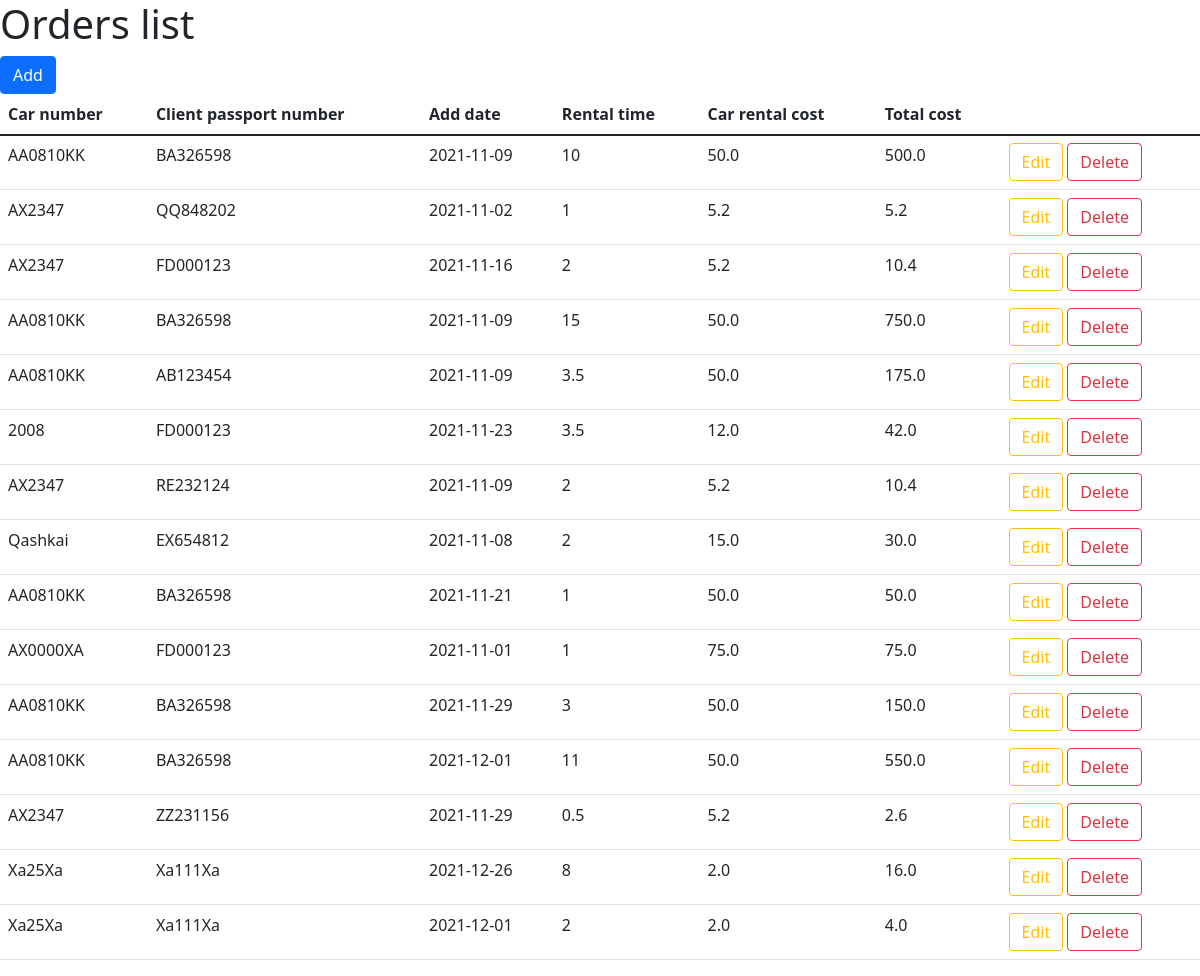
Page /orders-list on the earlier database version.
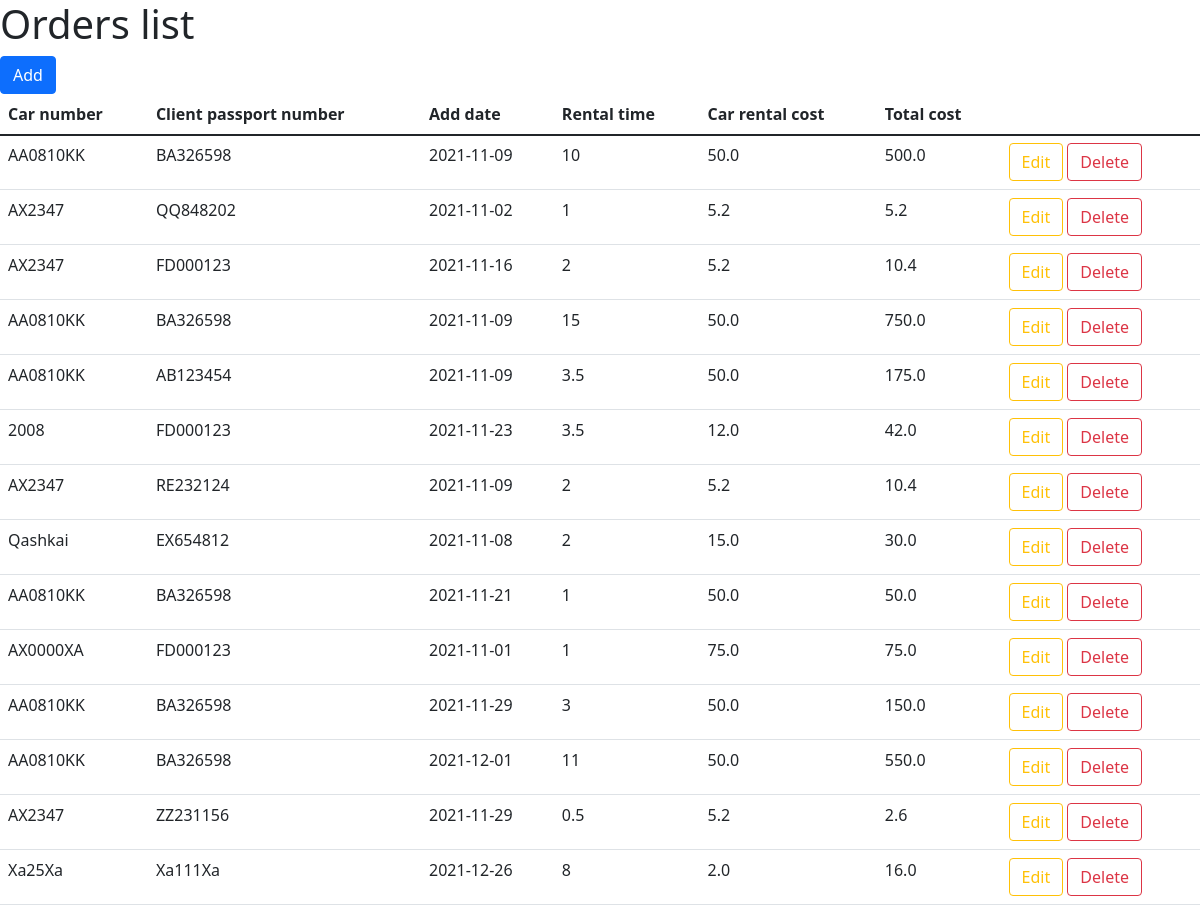
Same page on the later database version.
### main.py (models this page shows, shortened)
class Orders(db.Model):
    id = db.Column(db.Integer, primary_key=True)
    add_date = db.Column(db.String(45), nullable=False)  # db.Column(db.DateTime, default=datetime.utcnow)
    rental_time = db.Column(db.Integer, nullable=False)
    client_id = db.Column(db.String(30), db.ForeignKey('clients.id'))
    car_id = db.Column(db.String(30), db.ForeignKey('cars.id'))

class Cars(db.Model):
    id = db.Column(db.Integer, primary_key=True)
    number = db.Column(db.String(30), nullable=False)
    description = db.Column(db.String(90), nullable=False)
    rental_cost = db.Column(db.Float(), nullable=False)

class Clients(db.Model):
    id = db.Column(db.Integer, primary_key=True)
    passport_number = db.Column(db.String(30), nullable=False)
    first_name = db.Column(db.String(45), nullable=False)
    last_name = db.Column(db.String(45), nullable=False)
    registration_date = db.Column(db.String(45), nullable=False)

### main.py (the view)
@rental_cars.route('/orders-list')
def orders_list():
    g.db = sqlite3.connect('rental_cars.db')
    cur = g.db.execute("""SELECT id, number, passport_number, add_date, rental_time, rental_cost, (rental_time * rental_cost)
                          FROM (SELECT * FROM orders LEFT JOIN clients ON orders.client_id = clients.id
                          LEFT JOIN cars ON orders.car_id = cars.id)""")
    linked_orders = cur.fetchall()
    g.db.close()
    return render_template('orders-list.html', linked_orders=linked_orders)

### templates/orders-list.html (shortened to what this page needs)
{% extends 'documentation/html_prototype/static_prototype.html' %}
{% block body %}
<h1>Orders list</h1>
<a href="/add-order" class="btn btn-primary">Add</a>
<table class="table">
    <thead>
        <tr>
            <th scope="col">Car number</th>
            <th scope="col">Client passport number</th>
            <th scope="col">Add date</th>
            <th scope="col">Rental time</th>
            <th scope="col">Car rental cost</th>
            <th scope="col">Total cost</th>
        </tr>
    </thead>
    <tbody>
        <tr>
            {% for row in linked_orders %}
                <tr>
                    <td>{{ row[1] }}</td>
                    <td>{{ row[2] }}</td>
                    <td>{{ row[3] }}</td>
                    <td>{{ row[4] }}</td>
                    <td>{{ row[5] }}</td>
                    <td>{{ row[6] }}</td>
                    <td>
                        <a href="/orders-list/{{ row[0] }}/update-order" class="btn btn-outline-warning">Edit</a>
                        <a href="/orders-list/{{ row[0] }}/delete-order" class="btn btn-outline-danger" onclick="return confirm('Please confirm delete order')">Delete</a>
                    </td>
                </tr>
            {% endfor %}
        </tr>
  </tbody>
</table>
{% endblock %}

### templates/documentation/html_prototype/static_prototype.html (shortened to what this page needs)
<!doctype html>
<html lang="en">
<head>
    <link rel="stylesheet" href="{{ url_for('static', filename='css/main.css') }}">
    <link rel="stylesheet" href="https://cdn.jsdelivr.net/npm/bootstrap@5.1.3/dist/css/bootstrap.min.css">
</head>
<body>
    {% block body %}{% endblock %}
</body>
</html>

Differences in the rows shown:
removed Orders: number "Xa25Xa", passport_number "Xa111Xa", add_date "2021-12-01", rental_time "2", rental_cost "2.0", row "4.0"
